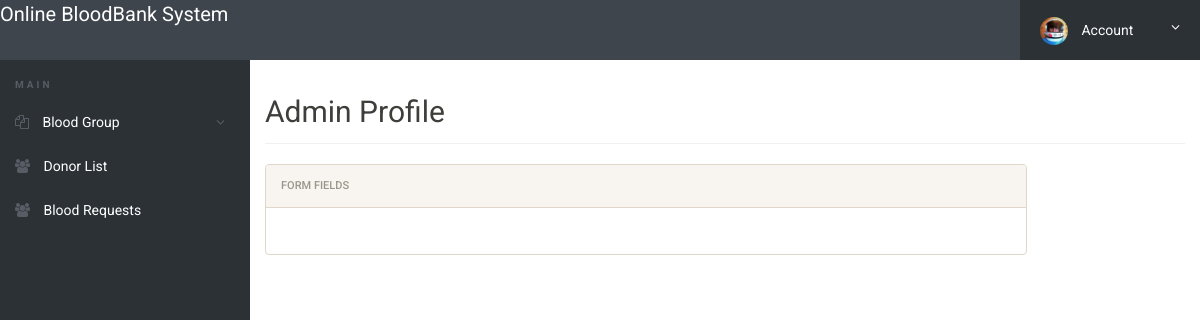
/administratorpage/profile.php, run on an earlier commit of the app's database.
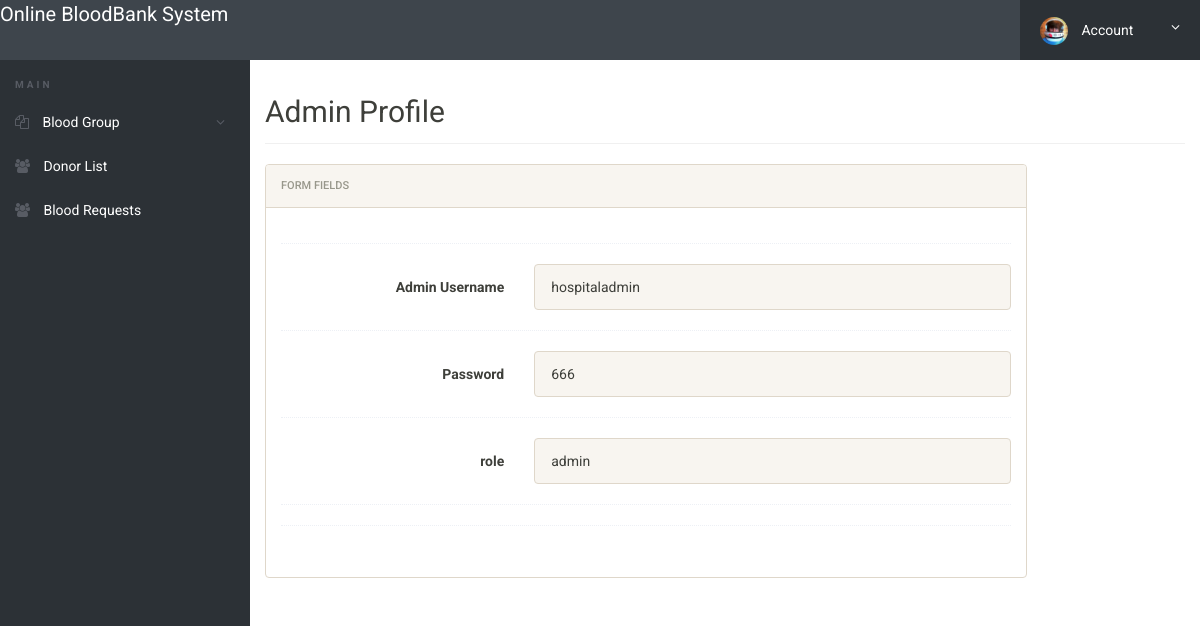
And on a later commit of the database.
### tables this page shows
CREATE TABLE `users_login` (
  `id_login` varchar(255) NOT NULL,
  `username` varchar(255) NOT NULL,
  `password` varchar(255) NOT NULL,
  `role` enum('donor','admin') NOT NULL DEFAULT 'donor',
  `remember_me` tinyint(1) DEFAULT 0,
  `verifyLogin` tinyint(1) DEFAULT 0,
  `created_at` timestamp NOT NULL DEFAULT current_timestamp(),
  `updated_at` timestamp NOT NULL DEFAULT current_timestamp() ON UPDATE current_timestamp()
);

### administratorpage/profile.php (the view, shortened to what this page needs)
<?php
include('includes/config.php');
?>
<!doctype html>
<html lang="en" class="no-js">
<head>
	<link rel="stylesheet" href="css/font-awesome.min.css">
	<link rel="stylesheet" href="css/bootstrap.min.css">
	<link rel="stylesheet" href="css/dataTables.bootstrap.min.css">
	<link rel="stylesheet" href="css/bootstrap-social.css">
	<link rel="stylesheet" href="css/bootstrap-select.css">
	<link rel="stylesheet" href="css/fileinput.min.css">
	<link rel="stylesheet" href="css/awesome-bootstrap-checkbox.css">
	<link rel="stylesheet" href="css/style.css">
</head>
<body>
	<?php include('includes/header.php');?>
	<div class="ts-main-content">
	<?php include('includes/leftbar.php');?>
		<div class="content-wrapper">
			<div class="container-fluid">
				<div class="row">
					<div class="col-md-12">
						<h2 class="page-title">Admin Profile</h2>
						<div class="row">
							<div class="col-md-10">
								<div class="panel panel-default">
									<div class="panel-heading">Form fields</div>
									<div class="panel-body">
										<form method="post" class="form-horizontal" onSubmit="return valid();">
  	        	 <?php
$sql="SELECT * from  users_login";
$query = $dbh -> prepare($sql);
$query->execute();
$results=$query->fetchAll(PDO::FETCH_OBJ);
$cnt=1;
if($query->rowCount() > 0)
{
foreach($results as $row)
{               ?>
											<div class="hr-dashed"></div>
											<div class="form-group">
												<label class="col-sm-4 control-label">Admin Username  </label>
												<div class="col-sm-8">
													<input type="text" name="adminname" value="<?php  echo $row->username;?>" class="form-control" readonly="">
												</div>
											</div>
											<div class="hr-dashed"></div>
											<div class="form-group">
												<label class="col-sm-4 control-label">Password</label>
												<div class="col-sm-8">
													<input type="text" name="username" value="<?php  echo $row->password;?>" class="form-control" readonly="">
												</div>
											</div>
											<div class="hr-dashed"></div>
										<div class="form-group">
												<label class="col-sm-4 control-label">role</label>
												<div class="col-sm-8">
													<input type="text" name="mobilenumber" value="<?php  echo $row->role;?>"  class="form-control" readonly="">
												</div>
											</div>
											<div class="hr-dashed"></div>
											<div class="hr-dashed"></div>
											<?php $cnt=$cnt+1;}} ?>
											<div class="form-group">
												<div class="col-sm-8 col-sm-offset-4">
												</div>
											</div>
										</form>
									</div>
								</div>
							</div>
						</div>
					</div>
				</div>
			</div>
		</div>
	</div>
</body>
</html>

What changed in the data, as far as the page shows it:
added users_login: adminname "hospitaladmin", username "666", mobilenumber "admin"
